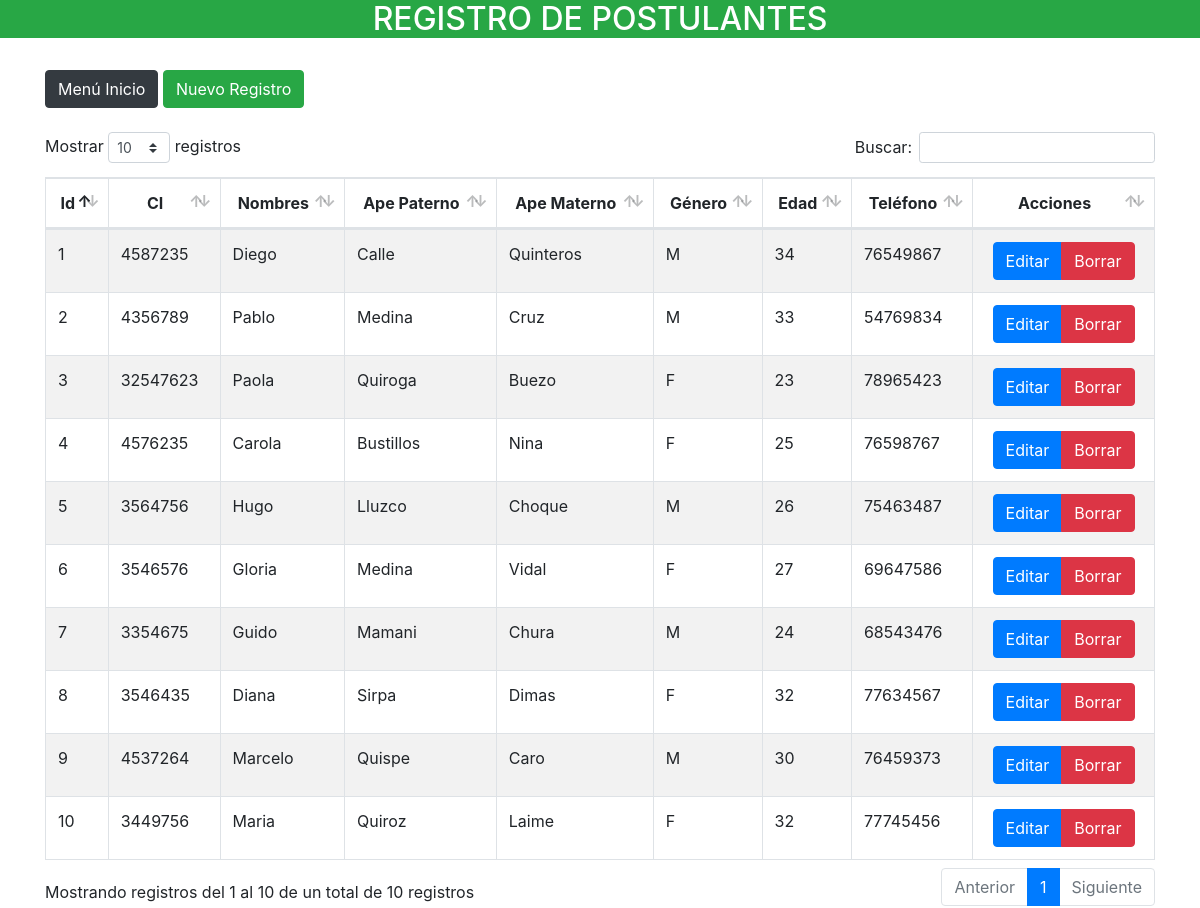
Screenshot of /vistas/pag_reg_post.php with the database file from the repository.
### tables this page shows
CREATE TABLE `postulantes` (
  `id` int(11) NOT NULL,
  `ci` varchar(10) NOT NULL,
  `nombres` varchar(50) NOT NULL,
  `ape_paterno` varchar(50) NOT NULL,
  `ape_materno` varchar(50) NOT NULL,
  `genero` varchar(2) NOT NULL,
  `edad` varchar(2) NOT NULL,
  `telefono` varchar(10) NOT NULL
);

### vistas/pag_reg_post.php (the view, shortened to what this page needs)
<?php
$objeto = new Conexion();
$conexion = $objeto->Conectar();
$consulta = "SELECT id, ci, nombres, ape_paterno, ape_materno, genero, edad, telefono FROM postulantes";
$resultado = $conexion->prepare($consulta);
$resultado->execute();
$data=$resultado->fetchAll(PDO::FETCH_ASSOC);
?>
<!doctype html>
<html lang="en">
  <head>
    <link rel="stylesheet" href="../bootstrap/css/bootstrap.min.css">
    <link rel="stylesheet" href="../main.css">
    <link rel="stylesheet" type="text/css" href="../datatables/datatables.min.css"/>
    <link rel="stylesheet"  type="text/css" href="../datatables/DataTables-1.10.18/css/dataTables.bootstrap4.min.css">
  </head>
  <body>
     <header>
        <h2 class="text-center text-white">REGISTRO DE POSTULANTES</h2>
     </header>
     <br>
    <div class="container">
        <div class="row">
            <div class="col-lg-12">
            <a href="pag_inicio.php" class="btn btn-dark" role="button">Menú Inicio</a>
            <button id="btnNuevo" type="button" class="btn btn-success" data-toggle="modal">Nuevo Registro</button>
            </div>
        </div>
    </div>
    <br>
    <div class="container">
        <div class="row">
                <div class="col-lg-12">
                    <div class="table-responsive">
                        <table id="tablaPostulantes" class="table table-striped table-bordered table-condensed" style="width:100%">
                        <thead class="text-center">
                            <tr>
                                <th>Id</th>
                                <th>CI</th>
                                <th>Nombres</th>
                                <th>Ape Paterno</th>
                                <th>Ape Materno</th>
                                <th>Género</th>
                                <th>Edad</th>
                                <th>Teléfono</th>
                                <th>Acciones</th>
                            </tr>
                        </thead>
                        <tbody>
                            <?php
                            foreach($data as $dat) {
                            ?>
                            <tr>
                                <td><?php echo $dat['id'] ?></td>
                                <td><?php echo $dat['ci'] ?></td>
                                <td><?php echo $dat['nombres'] ?></td>
                                <td><?php echo $dat['ape_paterno'] ?></td>
                                <td><?php echo $dat['ape_materno'] ?></td>
                                <td><?php echo $dat['genero'] ?></td>
                                <td><?php echo $dat['edad'] ?></td>
                                <td><?php echo $dat['telefono'] ?></td>
                                <td></td>
                            </tr>
                            <?php
                                }
                            ?>
                        </tbody>
                       </table>
                    </div>
                </div>
        </div>
    </div>
  </body>
</html>

### main.css (style rules this page uses)
header { background:#28A745; }

### rows the page displays
postulantes: id "1", ci "4587235", nombres "Diego", ape_paterno "Calle", ape_materno "Quinteros", genero "M", edad "34", telefono "76549867"
postulantes: id "2", ci "4356789", nombres "Pablo", ape_paterno "Medina", ape_materno "Cruz", genero "M", edad "33", telefono "54769834"
postulantes: id "3", ci "32547623", nombres "Paola", ape_paterno "Quiroga", ape_materno "Buezo", genero "F", edad "23", telefono "78965423"
postulantes: id "4", ci "4576235", nombres "Carola", ape_paterno "Bustillos", ape_materno "Nina", genero "F", edad "25", telefono "76598767"
postulantes: id "5", ci "3564756", nombres "Hugo", ape_paterno "Lluzco", ape_materno "Choque", genero "M", edad "26", telefono "75463487"
postulantes: id "6", ci "3546576", nombres "Gloria", ape_paterno "Medina", ape_materno "Vidal", genero "F", edad "27", telefono "69647586"
postulantes: id "7", ci "3354675", nombres "Guido", ape_paterno "Mamani", ape_materno "Chura", genero "M", edad "24", telefono "68543476"
postulantes: id "8", ci "3546435", nombres "Diana", ape_paterno "Sirpa", ape_materno "Dimas", genero "F", edad "32", telefono "77634567"
postulantes: id "9", ci "4537264", nombres "Marcelo", ape_paterno "Quispe", ape_materno "Caro", genero "M", edad "30", telefono "76459373"
postulantes: id "10", ci "3449756", nombres "Maria", ape_paterno "Quiroz", ape_materno "Laime", genero "F", edad "32", telefono "77745456"
